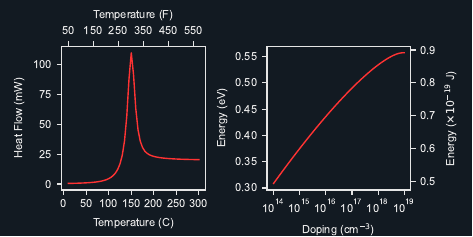

Generate this figure with Python:
import numpy as np
import matplotlib.pyplot as plt
import matplotlib as mpl
import pandas as pd
import os

here = os.path.dirname(os.path.realpath(__file__))+'\\'

dataset_1 = pd.read_excel(here+'Data.xlsx', sheet_name='Temp', header=0).to_numpy()
dataset_2 = pd.read_excel(here+'Data.xlsx', sheet_name='pn', header=0).to_numpy()

tf = lambda x: 1.8*x+32
tr = lambda x: (x-32)/1.8

ef = lambda x: x*1.6
er = lambda x: x/1.6

aspect = 0.5
fs = 12
figsize = np.array([fs, fs*aspect], dtype=float)
figsize_inch = list(figsize/2.54)
mpl.rcParams['figure.figsize'] = figsize_inch
mpl.rcParams['figure.dpi'] = 300.0
mpl.rcParams['axes.linewidth'] = 1
mpl.rcParams['axes.labelpad'] = 1
mpl.rcParams['font.family'] = 'sans-serif'
mpl.rcParams['font.sans-serif'] = 'Arial'
mpl.rcParams['font.size'] = 8
mpl.rcParams['axes.labelpad'] = 6.0
mpl.rcParams['figure.facecolor'] = (18/256, 26/256, 34/256, 1)
mpl.rcParams['axes.facecolor'] = (18/256, 26/256, 34/256, 1)
mpl.rcParams['axes.edgecolor'] = (.9, .9, .9, 1)
mpl.rcParams['axes.labelcolor'] = (.9, .9, .9, 1)
mpl.rcParams['xtick.color'] = (.9, .9, .9, 1)
mpl.rcParams['ytick.color'] = (.9, .9, .9, 1)


fig = plt.figure()
ps = 3.65
panelsize_cm = [ps, ps]
panelsize = [panelsize_cm[0]/figsize[0], panelsize_cm[1]/figsize[1]]
hpad = (1-panelsize[0]*2)/3
vpad = (1-panelsize[1])/2

ax1 = fig.add_axes([hpad, vpad, panelsize[0], panelsize[1]])
ax2 = fig.add_axes([hpad*2+panelsize[0], vpad, panelsize[0], panelsize[1]])

ax1.plot(dataset_1[:, 0], 1e3*dataset_1[:, 3], linewidth=1, color=[1, 0.2, 0.2])
ax2.plot(dataset_2[:, 1], dataset_2[:, 4], linewidth=1, color=[1, .2, .2])

ax1_2 = ax1.secondary_xaxis('top', functions=(tf, tr))
ax1.set_xlabel('Temperature (C)')
ax1_2.set_xlabel('Temperature (F)')
ax1.set_xticks(np.linspace(0, 300, 7))
ax1_2.set_xticks(np.linspace(50, 550, 6))
ax1.set_ylabel('Heat Flow (mW)')

ax2_2 = ax2.secondary_yaxis('right', functions=(ef, er))
ax2.set_xscale('log')
ax2.set_xlabel(r'Doping (cm$^{-3}$)')
ax2.set_ylabel('Energy (eV)')
ax2_2.set_ylabel(r'Energy ($\times 10^{-19}$ J)')
ax2.set_xticks([1e14, 1e15, 1e16, 1e17, 1e18, 1e19])
#ax2.set_yticks([0.5, 0.6, 0.7, 0.8, 0.9, 1.0, 1.1])

plt.savefig(here+'DoubleAxisDark.pdf')
plt.savefig(here+'DoubleAxisDark.png')

plt.show()